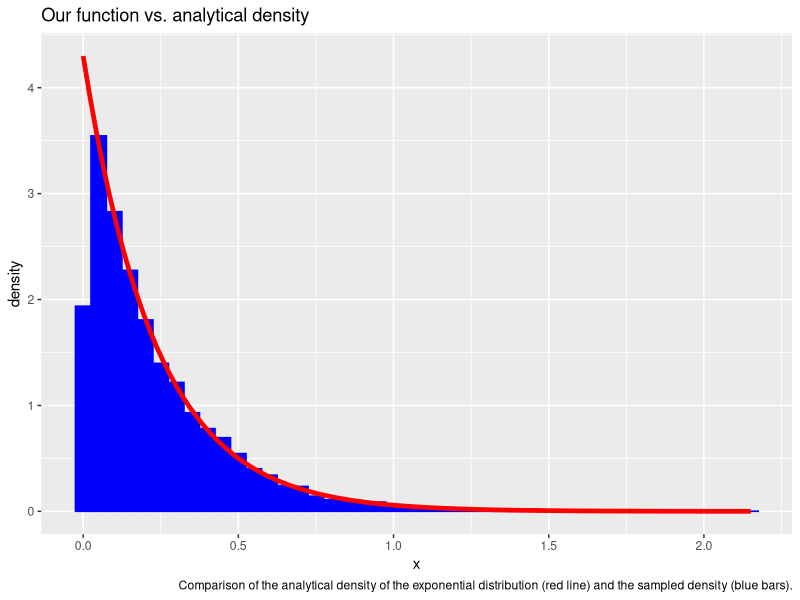
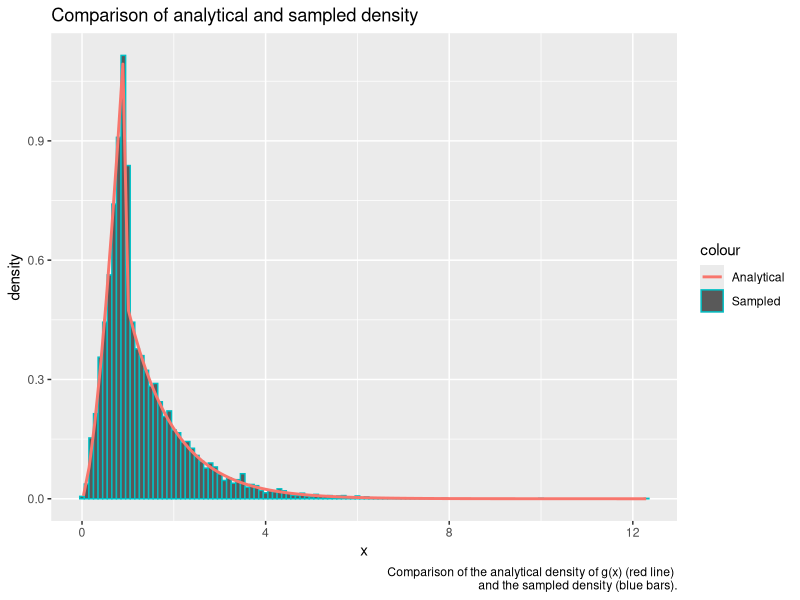
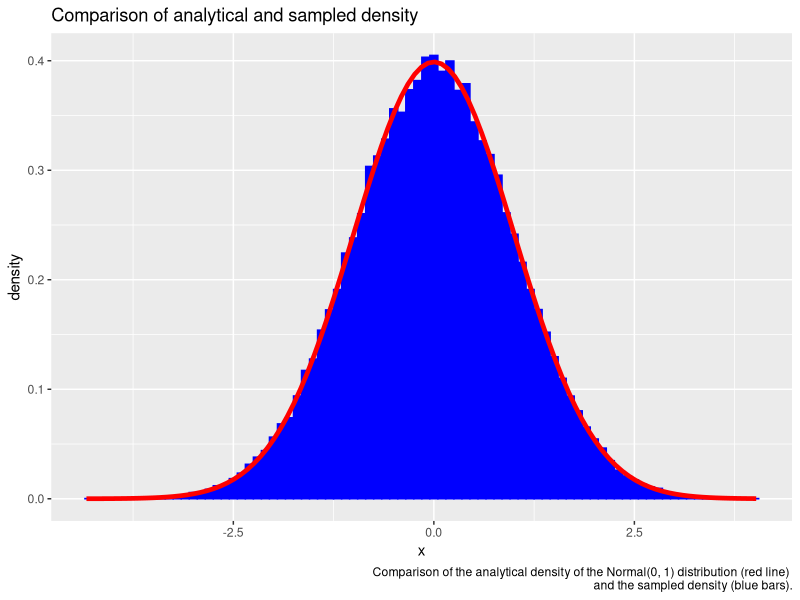
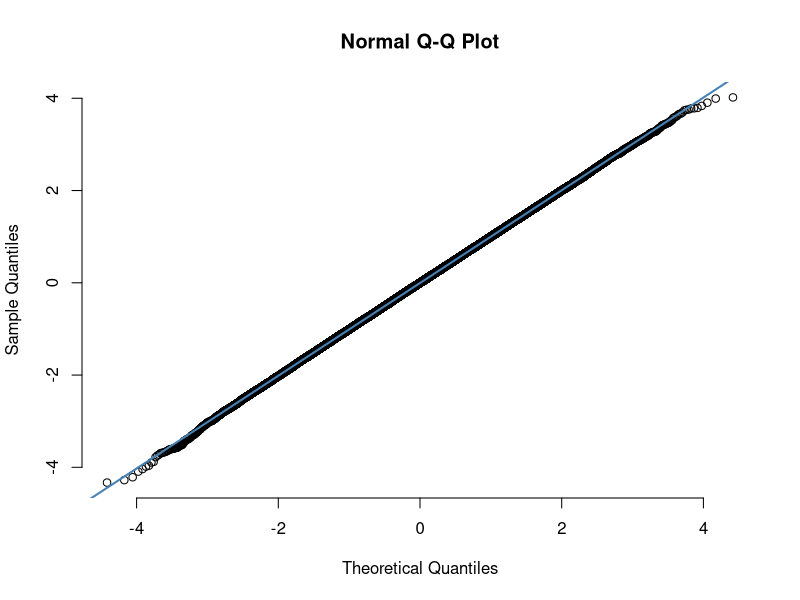
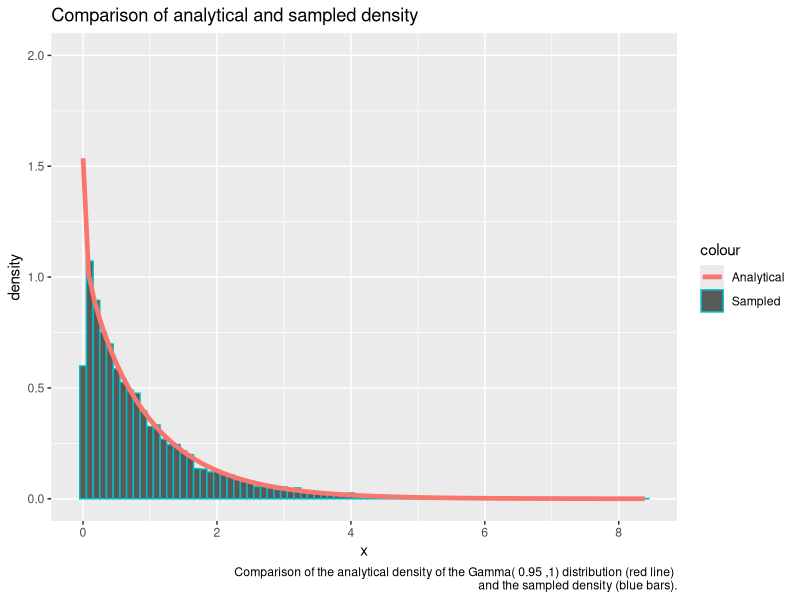
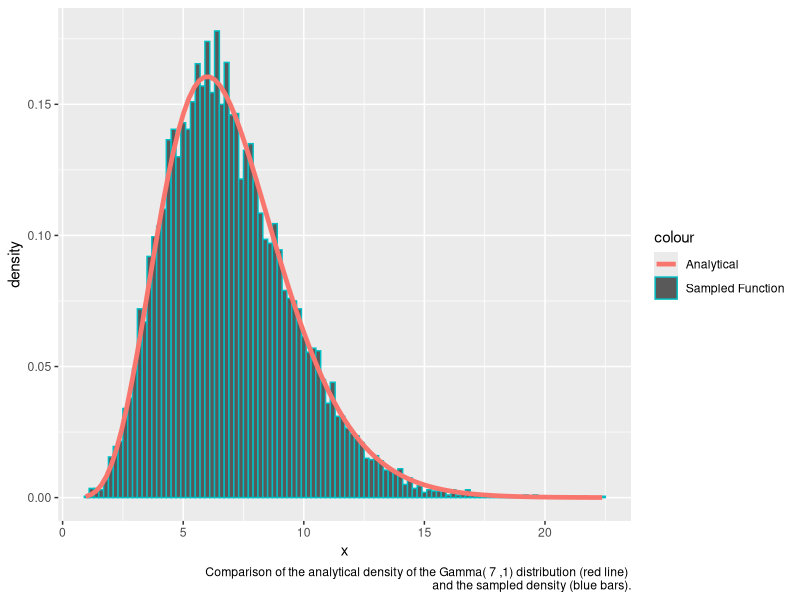
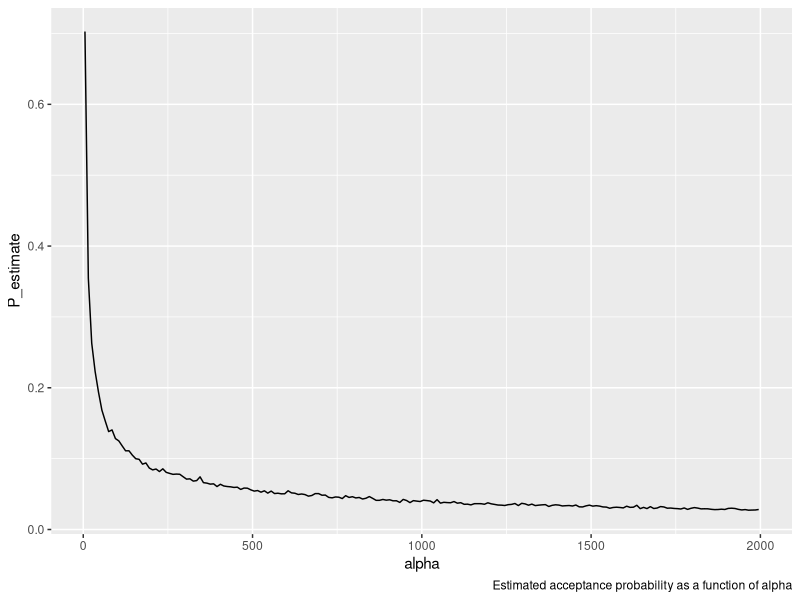
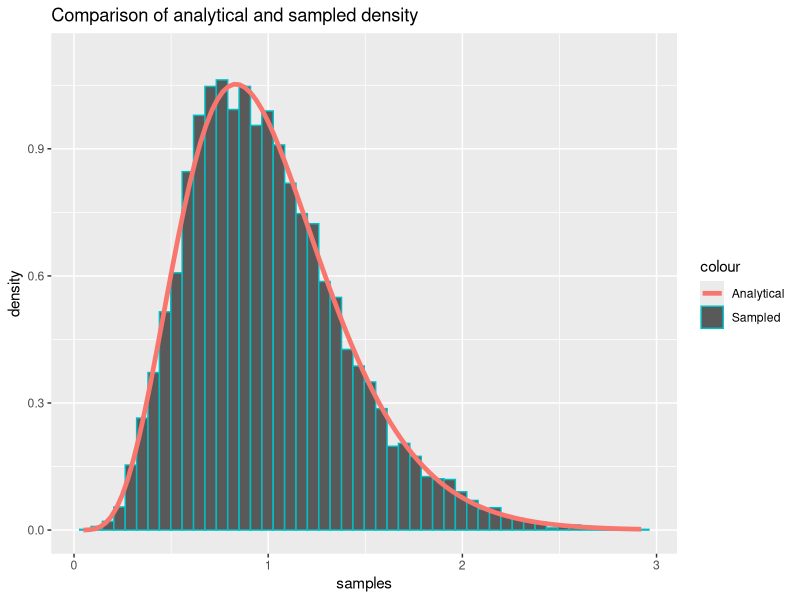

Recreate these plots in R, in order.
## ---- chunk 1
library(formatR)
showsol <- FALSE
library(knitr)
opts_chunk$set(tidy.opts = list(width.cutoff = 68), tidy = TRUE, warning = FALSE, error = FALSE, message = FALSE, echo = TRUE)
## ---- chunk 2
library(ggplot2)
exponential<- function(lambda, n=1){
  u = runif(n)
  x = -1/lambda*log(u)
  return(x)
}
## ---- chunk 3
n = 10000
lambda = 4.300
x = exponential(lambda,n)
cat('Theoretical mean: ', 1/lambda,' Computed mean: ', mean(x),'\n')
cat('Theoretical variance: ', 1/lambda^2, ' Computed variance: ', var(x))
## ---- chunk 4
y = rexp(n, lambda)
rfunc = data.frame(value = y)
ourfunc = data.frame(value = x)
rfunc$type = 'R function'
ourfunc$type = 'Our function'
df = rbind(rfunc,ourfunc)
#ggplot(df, aes(value, fill = type)) + 
#   geom_histogram(alpha = 0.5, aes(y = ..density..), binwidth = 0.05, position = 'identity') + ggtitle("Our function vs. R function densities")
df2 <- data.frame(theo=seq(0,max(x),length.out=n), value=x)

ggplot(df2, aes(x = value)) + geom_histogram(aes(y = ..density..), binwidth=0.05, fill = 'blue', color = 'blue') + stat_function(fun=dexp,geom = "line",size=1.6,col="red",args = (mean=lambda)) + ggtitle("Our function vs. analytical density") + labs(x='x', y='density', caption='Comparison of the analytical density of the exponential distribution (red line) and the sampled density (blue bars).')
## ---- chunk 5
g = function(x, alpha){
  c = alpha*exp(1)/(alpha+exp(1))
  result = vector(length = length(x))
  result[x<1.] = sapply(x[x<1.], function(x) c*x^(alpha - 1))
  result[x>=1.] = sapply(x[x>=1.], function(x) c*exp(-x))
  return(as.double(result))
}

G_inv = function(n, alpha){
  c = alpha*exp(1)/(alpha+exp(1))
  u = runif(n)
  result = vector(length = n)
  result[u < c/alpha] = (alpha/c * u[u < c/alpha])^(1/alpha)
  result[u >= c/alpha] = -log(1/alpha + exp(-1) - u[u >= c/alpha]/c)
  return(result)
}

alpha = 2.5
n = 10000
xsamples = G_inv(n, alpha)
c = alpha*exp(1)/(alpha+exp(1))
mean = c/(alpha+1) + 2*c/exp(1)
cat('Theoretical mean: ', mean, ' Sampled mean: ', mean(xsamples))
## ---- chunk 6
variance = c/(alpha+2)+5*c/exp(1) - mean^2
cat('Theoretical variance: ', variance, ' Sampled variance: ', var(xsamples))
## ---- chunk 7
df2 <- data.frame(theo=seq(0,max(xsamples),length.out=n), value=xsamples)
ggplot(df2, aes(x = value)) + geom_histogram(aes(y = ..density.., color='Sampled'), binwidth=0.1) + stat_function(fun=g,geom = "line",size=1., args = (mean=alpha), alpha=1., aes(color="Analytical")) + ggtitle("Comparison of analytical and sampled density") + labs(x='x', y='density', caption=paste('Comparison of the analytical density of g(x) (red line) \n and the sampled density (blue bars).'))
## ---- chunk 8
normal <- function(n){
  x_1 <- runif(n/2)
  x_2 <- exponential(1/2, n/2)
  y_1 <- sqrt(x_2)*cos(2*pi*x_1)
  y_2 <- sqrt(x_2)*sin(2*pi*x_1)
  y <- c(y_1,y_2)
  return(y)
}
## ---- chunk 9
n = 100000
x <- normal(n)
cat('Theoretical mean: ', 0,' Computed mean: ', mean(x),'\n')
cat('Theoretical variance: ', 1, ' Computed variance: ', var(x))
## ---- chunk 10
df2 <- data.frame(theo=seq(0,max(x),length.out=n), value=x)
ggplot(df2, aes(x = value)) + geom_histogram(aes(y = ..density..), binwidth=0.1, col = 'blue', fill = 'blue') + stat_function(fun=dnorm,geom = "line",size=1.6,col="red",args = list(mean=0, sd = 1)) + ggtitle("Comparison of analytical and sampled density") + labs(x='x', y='density', caption=paste('Comparison of the analytical density of the Normal(0, 1) distribution (red line) \n and the sampled density (blue bars).'))

qqnorm(x, pch = 1, frame = FALSE)
qqline(x, col = "steelblue", lwd = 2)
## ---- chunk 11
normal_d <- function(d, mu, sigma){
  x <- normal(d)
  y <- mu + t(chol(sigma))%*%x
  return(y)
}
## ---- chunk 12
d = 2
n = 100000
mu = c(1,2)
sigma = matrix(c(2.5,3,3,10),ncol=2,nrow=2)
sample = matrix(NA, ncol = d, nrow = n)
for (i in 1:n){
  sample[i,] <- normal_d(d,mu,sigma)
}
average = apply(sample, 2,mean)
cat('Mean vector: \n')
average
covmat = cov(sample)
cat('Covariance matrix: \n')
covmat
## ---- chunk 13
library(nortest)
ad.test(sample[,1])
ad.test(sample[,2])
## ---- chunk 14
small_gamma = function(alpha, n=1){
  result = vector()
  iter = 0
  sampled = 0
  c = 1/(gamma(alpha)) * (1/alpha + exp(-1))
  
  while(sampled < n){

    #sample from g(x)
    uniform2 = runif(n)
    x = G_inv(n, alpha)
    #compute the acceptance probabilites
    probs = dgamma(x, alpha, rate=1) / (c * as.double(g(x, alpha)))
    #append samples where u < f(x) / c g(x)
    result = append(result, x[uniform2 <= probs])
    #increase counters
    sampled = sampled + sum(uniform2 <= probs)
    iter = iter + n
  }
  
  iter = iter - length(result) + n
  
  return(list(samples = result[seq(1:n)], iter = iter))
}
## ---- chunk 15
alpha = 0.95
G1 <- small_gamma(alpha, 10000)
df12 = data.frame(G1)

cat('Theoretical mean: ', alpha,' Computed mean: ', mean(G1$samples),'\n')
cat('Theoretical variance: ', alpha, ' Computed variance: ', var(G1$samples))
## ---- chunk 16
ggplot(data=df12, aes(x=samples)) + geom_histogram(data=df12, aes(x=samples, y=..density.., color="Sampled"), binwidth=0.1) +  stat_function(fun=dgamma, geom = "line",size=1.6, args = list(shape=alpha, rate=1), aes(x=samples, color = "Analytical")) + ggtitle("Comparison of analytical and sampled density") + ylim(0. ,2.0) + labs(x='x', y='density', caption=paste('Comparison of the analytical density of the Gamma(', alpha, ',1) distribution (red line) \n and the sampled density (blue bars).'))

## ---- chunk 17
large_gamma <- function(alpha, n=1){
  loga = 1/2 * (alpha - 1) * (log(alpha - 1) - 1)
  logb = 1/2 * (alpha + 1) * (log(alpha + 1) - 1)
  result = vector(mode="numeric")
  
  i = 0
  iter = 0
  while (i < n){
    iter = iter + 1 
    log_x_1 = loga + log(runif(1))
    log_x_2 = logb + log(runif(1))
    if (2*log_x_1 <= (alpha - 1)*(log_x_2 - log_x_1) - exp(log_x_2 - log_x_1)){
      result = append(result, exp(log_x_2 - log_x_1))
      i = i + 1
    }
    else{}
  }
  list(samples = result, iter = iter)
}
## ---- chunk 18
alpha = 7.

G2 = large_gamma(alpha, 10000)

cat('Theoretical mean: ', alpha,' Computed mean: ', mean(G2$samples),'\n')
cat('Theoretical variance: ', alpha, ' Computed variance: ', var(G2$samples))
## ---- chunk 19
df16 = data.frame(data=G2)

ggplot(df16, aes(x=data.samples)) + geom_histogram(data=df16, aes(x = data.samples, y=..density.., color="Sampled Function"), binwidth=0.2) + stat_function(fun=dgamma,geom = "line",size=1.6,aes(color='Analytical'),args = list(shape=alpha, rate = 1)) + labs(x='x', y='density', caption=paste('Comparison of the analytical density of the Gamma(', alpha, ',1) distribution (red line) \n and the sampled density (blue bars).'))
## ---- chunk 20
iterations = c()

for (alpha in seq(2, 2000, 10)){
  G = large_gamma(alpha, 1000)
  iterations = append(iterations, G$iter)
}

df15 = data.frame(alpha = seq(5, 2000, 10), P_estimate = 1000/iterations)

ggplot(df15, aes(x = alpha, y = P_estimate)) + geom_line() + labs(caption='Estimated acceptance probability as a function of alpha')
## ---- chunk 21
gamma2 = function(alpha, beta=1, n  = 1){
  if (alpha == 1.0){
    return(list(samples = exponential(beta, n), iter = n))
  }
  else if (alpha <= 1){
    G = small_gamma(alpha, n)
    G$samples = G$samples / beta
    return(G)
  }
  else if (alpha > 1){
    G = large_gamma(alpha, n)
    G$samples = G$samples / beta
    return(G)
  }
}

alpha = 6
beta = 6

G = gamma2(alpha, beta, 10000)

df17 <- data.frame(G)

histo = hist(G$samples, plot=F)
ggplot(df17, aes(x = samples)) + geom_histogram(aes(y = ..density.., color='Sampled'), bins=50) + stat_function(fun=dgamma,geom = "line",size=1.6,aes(color='Analytical'),args = list(shape=alpha, rate=beta)) + ggtitle("Comparison of analytical and sampled density") + ylim(0, 1.1*max(histo$density))
## ---- chunk 22
library(MCMCpack)
get_gamma_samples <- function(alpha){
  return(gamma2(alpha)$samples)
}

dirichlet <- function(alpha){
  z<- sapply(alpha,get_gamma_samples)
  x <- z/sum(z)
  return(x)
}
## ---- chunk 23
k = 5
n = 20000
x <- matrix(NA, ncol = k, nrow = n)
alpha <- exponential(1,k)
for (i in 1:n){
  x[i,] <- dirichlet(alpha)
}
cat('Theoretical mean: ', alpha/sum(alpha),'\n','Computed mean: ', apply(x,2,mean),'\n')
cat('Theoretical variance: ', alpha*(sum(alpha)-alpha)/(sum(alpha)^2*(sum(alpha)+1)),'\n', 'Computed variance: ', apply(x,2,var))
## ---- chunk 24
n <- 10000
alpha <- rep(1,k)
x <- matrix(NA, ncol = k, nrow = n)
for (i in 1:n){
  x[i,] <- dirichlet(alpha)
}
y <- as.vector(rdirichlet(n,alpha))
rfunc = data.frame(value = y)
ourfunc = data.frame(value = as.vector(x))
rfunc$type = 'R function'
ourfunc$type = 'Our function'
df = rbind(rfunc,ourfunc)
ggplot(df, aes(value, fill = type)) + 
   geom_histogram(alpha = 0.5, aes(y = ..density..), position = 'identity') + ggtitle("Our function vs. R function densities")
## ---- chunk 25
df2 <- data.frame(theo=seq(0,max(x[,1]),length.out=n), value=x[,1])
ggplot(df2, aes(x = value)) + geom_histogram(aes(y = ..density..), 
      binwidth = 0.005,fill = 'blue', color = 'blue') + stat_function(fun=dbeta,geom = "line",size=1.6,col="red",args = list(shape1=1,shape2=k-1)) + ggtitle("Our function vs. analytical density")
## ---- chunk 26
f <- function(x){
  return((2+x)^125*(1-x)^38*x^34)
}

optimum = optimize(f,c(0,1),maximum = TRUE)

draw_samples <- function(n){
  samples <- rep(NA,n)
  iter = 0
  for (i in 1:n){
    finish = 0
    while(finish ==0){
      iter = iter + 1
      x_sample <- runif(1)
      alpha <- f(x_sample)/optimum$objective
      u = runif(1)
      if (u <=alpha){
        samples[i] <- x_sample
        finish <- 1
      }
    }
  }
  return(list(samples = samples, iterations = iter))
}
## ---- chunk 27
n = 10000
g <- function(x){
  return(f(x)*x)
}
f_density <- function(x){return(f(x)/integrate(f,0,1)$value)}
y <- draw_samples(n)
cat("Computed mean: ", sum(y$samples)/n, '\n')
cat("Theoretical mean: ", integrate(g,0,1)$value/integrate(f,0,1)$value, '\n')
df <- data.frame(theo=seq(0,1,length.out=n), value=y$samples)
ggplot(df, aes(x = value)) + geom_histogram(aes(y = ..density..), binwidth=0.001, col = 'blue', fill = 'blue') + stat_function(fun=f_density,geom = "line",size=1.6,col="red") + ggtitle("Comparison of analytical and sampled density") + xlim(0,1) + geom_segment(x = sum(y$samples)/n, xend = sum(y$samples)/n, y = 0, yend = 100, col = "green", size = 1.2, linetype = "longdash")
## ---- chunk 28
cat("Average random numbers generated: ", y$iterations/n, '\n')
cat("Theoretical expected number: ", optimum$objective/integrate(f,0,1)$value)
## ---- chunk 29
k = 6
n = 10000
x <- matrix(NA, ncol = k, nrow = n)
alpha <- rep(1,k)
for (i in 1:n){
  x[i,] <- dirichlet(alpha)
}

w = f(y$samples)/dbeta(y$samples,1,5)
w = f(x[,1])/dbeta(x[,1],1,5)
mu_hat <- sum(x[,1]*w)/sum(w)
mu_hat2 <- sum(x[,1]*w)/(n*integrate(f,0,1)$value)
